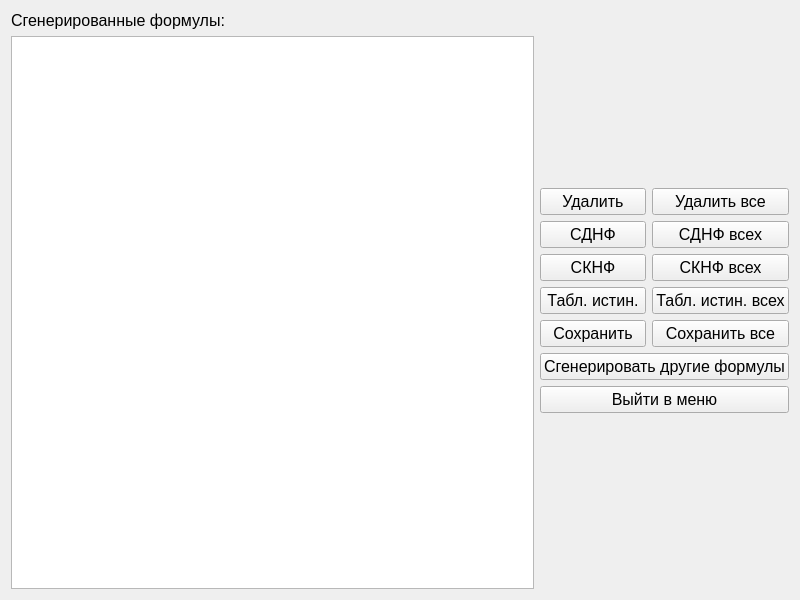
<?xml version="1.0" encoding="UTF-8"?>
<ui version="4.0">
 <class>FromTreeManipulation</class>
 <widget class="QWidget" name="FromTreeManipulation">
  <property name="geometry">
   <rect>
    <x>0</x>
    <y>0</y>
    <width>800</width>
    <height>600</height>
   </rect>
  </property>
  <property name="windowTitle">
   <string>Form</string>
  </property>
  <layout class="QHBoxLayout" name="horizontalLayout_3">
   <item>
    <layout class="QHBoxLayout" name="horizontalLayout_2">
     <item>
      <layout class="QVBoxLayout" name="verticalLayout">
       <item>
        <widget class="QLabel" name="label">
         <property name="font">
          <font>
           <family>Arial</family>
           <pointsize>12</pointsize>
          </font>
         </property>
         <property name="text">
          <string>Сгенерированные формулы:</string>
         </property>
        </widget>
       </item>
       <item>
        <widget class="QListWidget" name="listWidget">
         <property name="font">
          <font>
           <family>Arial</family>
           <pointsize>12</pointsize>
          </font>
         </property>
        </widget>
       </item>
      </layout>
     </item>
     <item>
      <layout class="QVBoxLayout" name="verticalLayout_4">
       <item>
        <spacer name="verticalSpacer">
         <property name="orientation">
          <enum>Qt::Vertical</enum>
         </property>
         <property name="sizeHint" stdset="0">
          <size>
           <width>20</width>
           <height>40</height>
          </size>
         </property>
        </spacer>
       </item>
       <item>
        <layout class="QHBoxLayout" name="horizontalLayout">
         <item>
          <layout class="QVBoxLayout" name="verticalLayout_2">
           <item>
            <widget class="QPushButton" name="del">
             <property name="font">
              <font>
               <family>Arial</family>
               <pointsize>12</pointsize>
              </font>
             </property>
             <property name="text">
              <string>Удалить</string>
             </property>
            </widget>
           </item>
           <item>
            <widget class="QPushButton" name="sdnf">
             <property name="font">
              <font>
               <family>Arial</family>
               <pointsize>12</pointsize>
              </font>
             </property>
             <property name="text">
              <string>СДНФ</string>
             </property>
            </widget>
           </item>
           <item>
            <widget class="QPushButton" name="sknf">
             <property name="font">
              <font>
               <family>Arial</family>
               <pointsize>12</pointsize>
              </font>
             </property>
             <property name="text">
              <string>СКНФ</string>
             </property>
            </widget>
           </item>
           <item>
            <widget class="QPushButton" name="table">
             <property name="font">
              <font>
               <pointsize>12</pointsize>
              </font>
             </property>
             <property name="text">
              <string>Табл. истин.</string>
             </property>
            </widget>
           </item>
           <item>
            <widget class="QPushButton" name="save">
             <property name="font">
              <font>
               <family>Arial</family>
               <pointsize>12</pointsize>
              </font>
             </property>
             <property name="text">
              <string>Сохранить</string>
             </property>
            </widget>
           </item>
          </layout>
         </item>
         <item>
          <layout class="QVBoxLayout" name="verticalLayout_3">
           <item>
            <widget class="QPushButton" name="delAll">
             <property name="font">
              <font>
               <family>Arial</family>
               <pointsize>12</pointsize>
              </font>
             </property>
             <property name="text">
              <string>Удалить все</string>
             </property>
            </widget>
           </item>
           <item>
            <widget class="QPushButton" name="sdnfAll">
             <property name="font">
              <font>
               <family>Arial</family>
               <pointsize>12</pointsize>
              </font>
             </property>
             <property name="text">
              <string>СДНФ всех</string>
             </property>
            </widget>
           </item>
           <item>
            <widget class="QPushButton" name="sknfAll">
             <property name="font">
              <font>
               <family>Arial</family>
               <pointsize>12</pointsize>
              </font>
             </property>
             <property name="text">
              <string>СКНФ всех</string>
             </property>
            </widget>
           </item>
           <item>
            <widget class="QPushButton" name="tableAll">
             <property name="font">
              <font>
               <pointsize>12</pointsize>
              </font>
             </property>
             <property name="text">
              <string>Табл. истин. всех</string>
             </property>
            </widget>
           </item>
           <item>
            <widget class="QPushButton" name="saveAll">
             <property name="font">
              <font>
               <family>Arial</family>
               <pointsize>12</pointsize>
              </font>
             </property>
             <property name="text">
              <string>Сохранить все</string>
             </property>
            </widget>
           </item>
          </layout>
         </item>
        </layout>
       </item>
       <item>
        <widget class="QPushButton" name="generate">
         <property name="font">
          <font>
           <family>Arial</family>
           <pointsize>12</pointsize>
          </font>
         </property>
         <property name="text">
          <string>Сгенерировать другие формулы</string>
         </property>
        </widget>
       </item>
       <item>
        <widget class="QPushButton" name="backToMenu">
         <property name="font">
          <font>
           <family>Arial</family>
           <pointsize>12</pointsize>
          </font>
         </property>
         <property name="text">
          <string>Выйти в меню</string>
         </property>
        </widget>
       </item>
       <item>
        <spacer name="verticalSpacer_2">
         <property name="orientation">
          <enum>Qt::Vertical</enum>
         </property>
         <property name="sizeHint" stdset="0">
          <size>
           <width>20</width>
           <height>40</height>
          </size>
         </property>
        </spacer>
       </item>
      </layout>
     </item>
    </layout>
   </item>
  </layout>
 </widget>
 <resources/>
 <connections/>
</ui>
